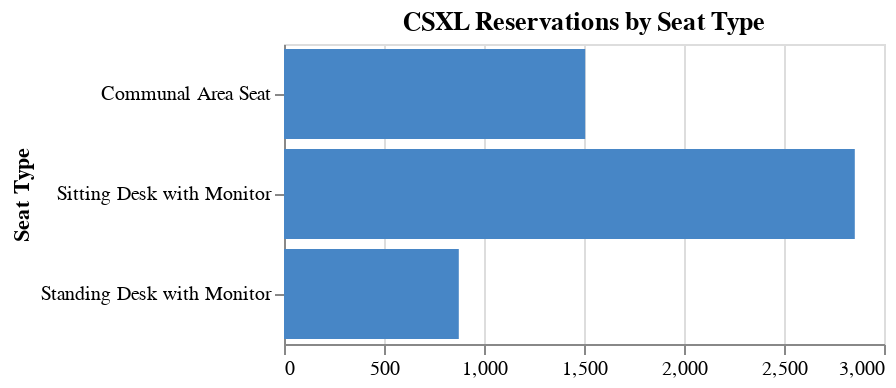

Notebook code for this chart:
### Markdown cell above
## Reservations by seat type

Next, we'll take a look at the popularity of different seat types in the CSXL. The CSXL currently offers three kinds of seats: communal area seats, sitting desks, and sit/stand desks. This visualization shows the total number of reservations for each seat type.

### Code cell
# Generate reservations by seat type visualization
reservations_by_seat_type(csxl_csv_file_path).show()

### Figure 1 — Vega-Lite specification as saved in the notebook (floating-point values rounded to 4 significant figures)
{"config": {"view": {"continuousWidth": 300, "continuousHeight": 300}, "mark": {"color": "#4786c6"}}, "data": {"name": "data-f3b25b1381aabbbee1a5eaef10e63d32"}, "mark": {"type": "bar"}, "encoding": {"tooltip": [{"field": "count", "type": "quantitative"}], "x": {"field": "count", "title": null, "type": "quantitative"}, "y": {"field": "title", "title": "Seat Type", "type": "nominal"}}, "height": 150, "title": "CSXL Reservations by Seat Type", "$schema": "https://vega.github.io/schema/vega-lite/v5.17.0.json", "datasets": {"data-f3b25b1381aabbbee1a5eaef10e63d32": [{"title": "Communal Area Seat", "count": 1506}, {"title": "Sitting Desk with Monitor", "count": 2854}, {"title": "Standing Desk with Monitor", "count": 874}]}}
